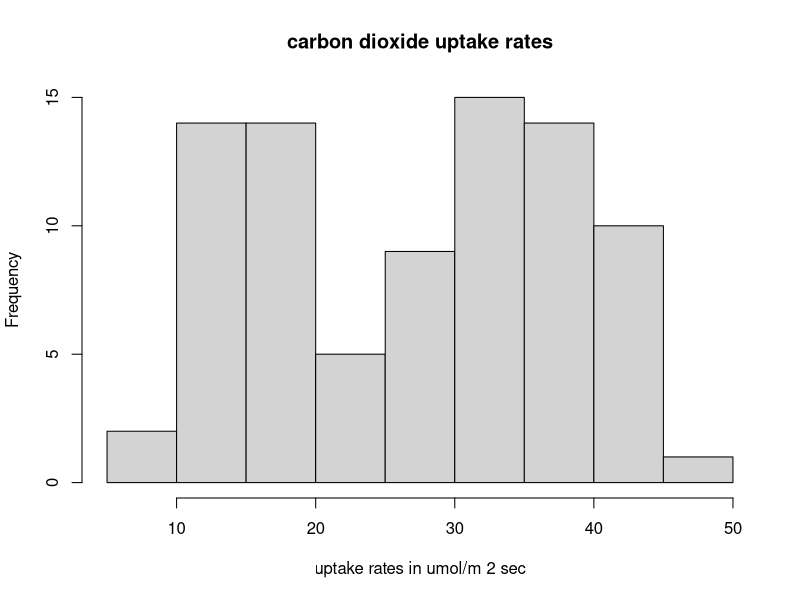
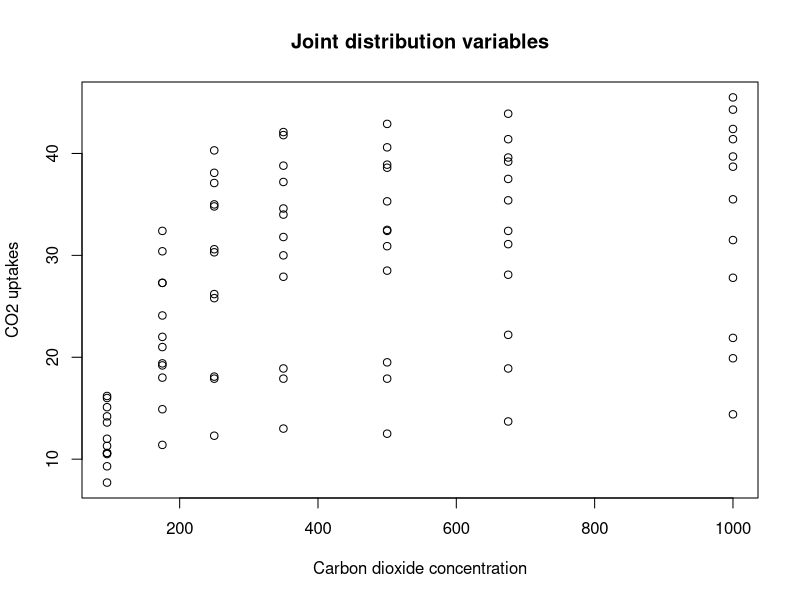
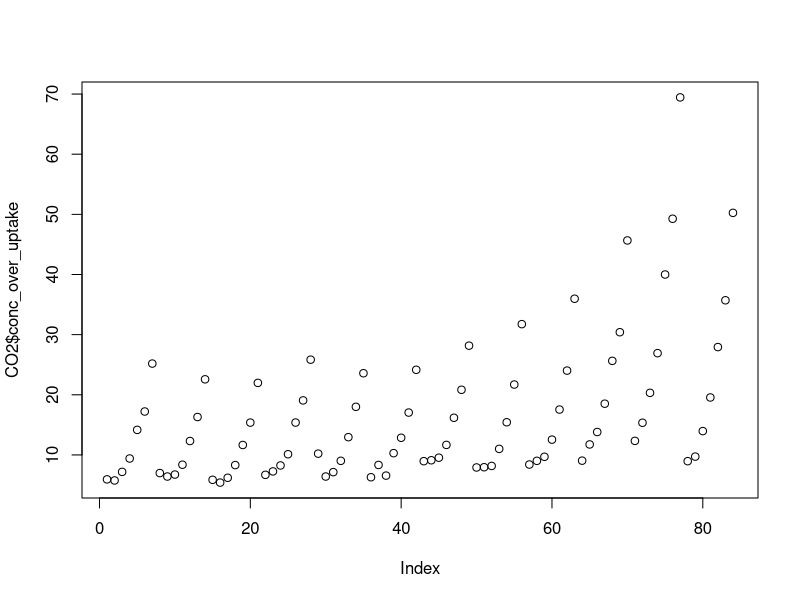

Here is the R script that generated these plots, in order:
##############################################
#Hertie School of Governance - Fall 2014
#Collaborative Social Science Data Analysis
##############################################

##############################################
#Assignment 1 - 25 September 2014
#Rose Camille Vincent, Federico Colombo-Ercole
#Database 2
##############################################

# Dataset "C02" uploaded
data(CO2)

# We took a look at the data description for 
# the dataset CO2: variable Plant is an gives an identifier 
#  value for each single plant; variable Type gives the 
# origin of the plant, Treatmnet is a dummy variable (chilled, 
# nonchilled), variable conc indicates the levels of carbon
# dioxide concentrations and variable uptake indicates the 
# levels of carbon dioxide uptake rates.
?CO2

# Variables' names and values
names(CO2)
head(CO2)

# Exploration of variables: we used the summary function to 
# obtain an overview of the values/distributions of our variables.
summary(CO2$Plant)
summary(CO2$Treatment)
summary(CO2$conc)
summary(CO2$uptake)

# We focused on variable "uptake"
hist(CO2$uptake,
     main = 'carbon dioxide uptake rates',
     xlab = 'uptake rates in umol/m 2 sec')
     
# We then looked at the joint distribution between variables 
# conc and uptake

plot(CO2$conc, CO2$uptake,
     main = 'Joint distribution variables',
     xlab = 'Carbon dioxide concentration',
     ylab = 'CO2 uptakes')

# We created a new variable called conc_over_uptake, which is simply 
# the ratio between variable conc and variable uptake
CO2$conc_over_uptake <- CO2$conc/CO2$uptake
summary(CO2$conc_over_uptake)
median(CO2$conc_over_uptake)
plot(CO2$conc_over_uptake)

